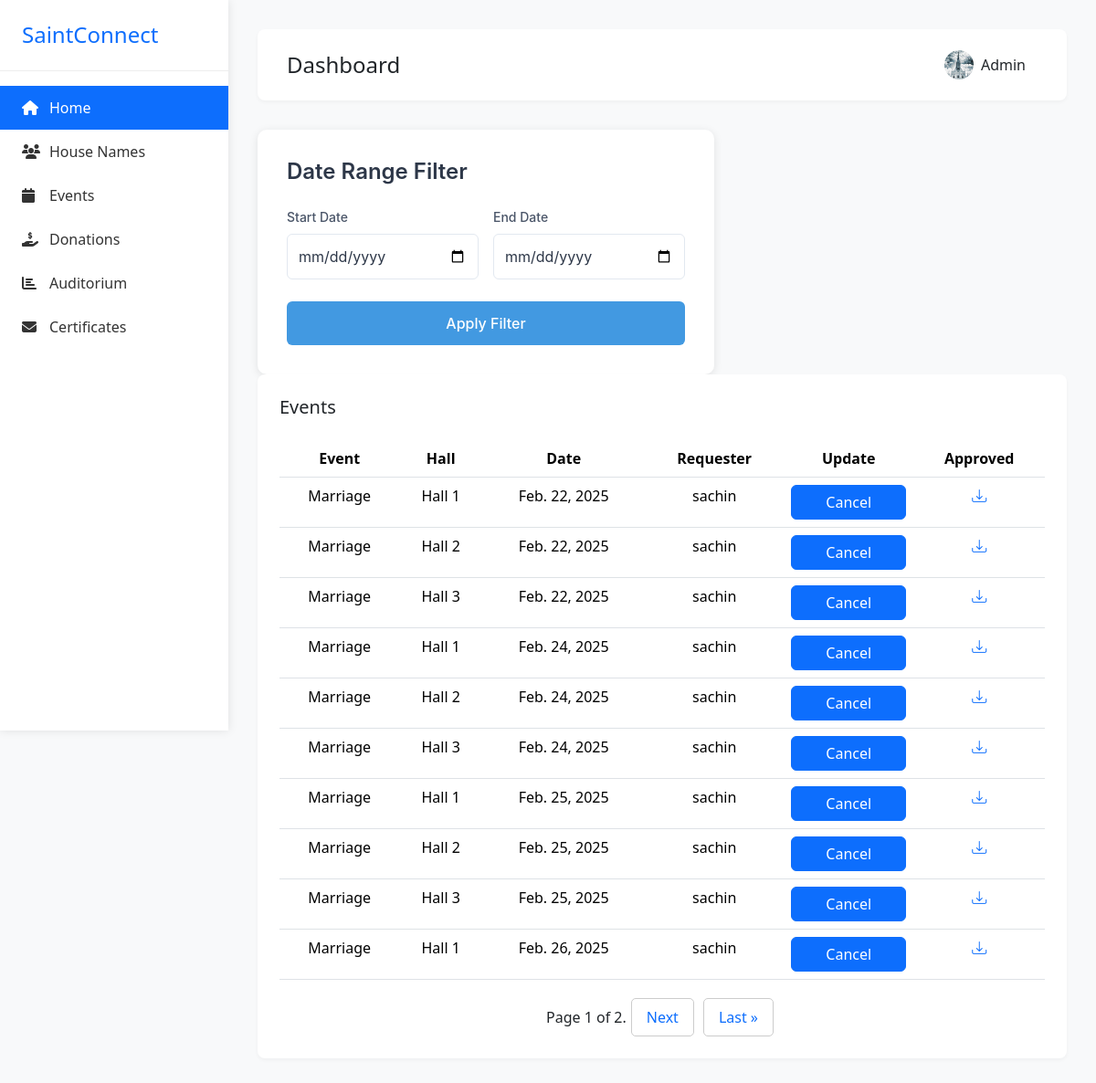
Screenshot of /event_list/ (signed in) with the database file from the repository.
### app/models.py (models this page shows, shortened)
class UserProfile_Model(models.Model):
    GENDER_CHOICES = [
        ('Male', 'Male'),
        ('Female', 'Female'),
        ('Others', 'Others'),
    ]
    ROLE_CHOICES = [
        ('Member', 'Member'),
        ('Staff', 'Staff'),
        ('Youth', 'Youth'),
        ('Committee Member', 'Committee Member'),
        ('Choir', 'Choir'),
    ]
    name=models.CharField(max_length=100,null=True)
    house_name=models.ForeignKey(House_Name,on_delete=models.CASCADE,null=True,blank=True)
    address=models.TextField(null=True)
    age=models.PositiveIntegerField(null=True)
    email=models.EmailField(null=True)
    gender=models.CharField(max_length=100,choices=GENDER_CHOICES,null=True)
    profile_picture=models.FileField(upload_to='images',null=True,blank=True)
    phone_number=models.PositiveIntegerField(null=True)
    role=models.CharField(max_length=100,choices=ROLE_CHOICES,null=True)
    date_of_birth=models.DateField(null=True,blank=True)
    user=models.OneToOneField(User,on_delete=models.CASCADE)
    created_date=models.DateField(auto_now_add=True)
    updated_date=models.DateField(auto_now=True)
    is_active=models.BooleanField(default=True)

class Event(models.Model):
    user=models.ForeignKey(User,on_delete=models.CASCADE)
    hall=models.ForeignKey(Auditorium,on_delete=models.CASCADE)
    event_name=models.CharField(max_length=100,null=True,blank=True)
    description=models.TextField(null=True,blank=True)
    date=models.DateField(null=True,blank=True)
    created_at = models.DateTimeField(auto_now_add=True,null=True, blank=True)
    updated_at = models.DateTimeField(auto_now=True,null=True, blank=True)
    is_approved = models.BooleanField(default=False)

class Auditorium(models.Model):
    name=models.CharField(max_length=100)
    def __str__(self):
        return self.name

### app/views.py (the view)
# urls.py: path('event_list/', Event_List_View.as_view(),name='event_list'),
@method_decorator(Login_required,name='dispatch')
class Event_List_View(View):
    def get(self, request, *args, **kwargs):
        start_date = request.GET.get('start_date')
        end_date = request.GET.get('end_date')
        if start_date and end_date:
            try:
                start_date = datetime.strptime(start_date, '%Y-%m-%d').date()
                end_date = datetime.strptime(end_date, '%Y-%m-%d').date()
                datas = Event.objects.filter(date__range=[start_date, end_date]).order_by('date')
            except ValueError:
                datas = Event.objects.all().order_by('date')  # If date parsing fails, return all events
        else:
            datas = Event.objects.all().order_by('date')  # Default: return all events
        paginator = Paginator(datas, 10)
        page_number = request.GET.get('page')
        page_obj = paginator.get_page(page_number)
        user = get_object_or_404(UserProfile_Model, user=request.user)
        return render(request, 'event_approval.html', {'page_obj': page_obj, 'user': user, 'start_date': start_date, 'end_date': end_date})

### app/views.py (called while the page is built)
def Login_required(fn):
    def wrapper(request,*args,**kwargs):
        if not request.user.is_authenticated:
            return redirect('login')
        else:
            return fn(request,*args,**kwargs)
    return wrapper

### app/templates/event_approval.html (shortened to what this page needs)
<!DOCTYPE html>
<html lang="en">
<head>
    <link href="https://cdnjs.cloudflare.com/ajax/libs/bootstrap/5.3.2/css/bootstrap.min.css" rel="stylesheet">
    <link href="https://cdnjs.cloudflare.com/ajax/libs/font-awesome/6.4.0/css/all.min.css" rel="stylesheet">
    <link rel="stylesheet" href="https://cdn.jsdelivr.net/npm/bootstrap-icons@1.11.3/font/bootstrap-icons.min.css">
</head>
<body>
    <div class="sidebar">
        <div class="sidebar-logo">
            <a class="sidebar-a" href="{% url 'home' %}">
                <h4 class="m-0 text-primary">SaintConnect</h4>
            </a>
        </div>
        <div class="sidebar-menu">
            <a href="{% url 'admin' %}" class="active"><i class="fas fa-home"></i> Home</a>
            <a href="{% url 'house_name' %}"><i class="fas fa-users"></i> House Names</a>
            <a href="{% url 'event_list' %}"><i class="fas fa-calendar"></i> Events</a>
            <a href="{% url 'donation_add' %}"><i class="fas fa-hand-holding-usd"></i> Donations</a>
            <a href="{% url 'auditorium_add' %}"><i class="fas fa-chart-bar"></i> Auditorium</a>
            <a href="{% url 'admin_approval' %}"><i class="fas fa-envelope"></i> Certificates</a>
        </div>
    </div>
    <div class="main-content">
        <div class="top-bar d-flex justify-content-between align-items-center">
            <h4 class="m-0">Dashboard</h4>
            <div class="profile-dropdown dropdown">
                <button class="btn dropdown-toggle d-flex align-items-center gap-2" type="button"
                    data-bs-toggle="dropdown">
                    {% if user.profile_picture %}
                    <div style="background-image: url('{{ user.profile_picture.url }}')" alt="Profile"
                        class="profile-img"></div>
                    <span>{{request.user}}</span>
                    {% else %}
                    <div style="border: 1px solid black;" alt="Profile" class="profile-img"></div>
                    <span>{{request.user}}</span>
                    {% endif %}
                </button>
            </div>
        </div>
        <div class="form-container">
            <h2 class="form-title">Date Range Filter</h2>
            <form method="get">
                <div class="date-inputs">
                    <div class="form-group">
                        <label for="start_date">Start Date</label>
                        <input type="date" id="start_date" name="start_date" value="{{ start_date|default:'' }}">
                    </div>
                    <div class="form-group">
                        <label for="end_date">End Date</label>
                        <input type="date" id="end_date" name="end_date" value="{{ end_date|default:'' }}">
                    </div>
                </div>
                <button type="submit">Apply Filter</button>
            </form>
        </div>
        <div class="table-container">
            <div class="d-flex justify-content-between align-items-center mb-4">
                <h5 class="m-0">Events</h5>
            </div>
            {% if page_obj %}
            <table class="table">
                <thead>
                    <tr>
                        <th>Event</th>
                        <th>Hall</th>
                        <th>Date</th>
                        <th>Requester</th>
                        <th>Update</th>
                        <th>Approved</th>
                    </tr>
                </thead>
                <tbody>
                    {% for i in page_obj %}
                    <tr>
                        <td>{{i.event_name}}</td>
                        <td>{{i.hall}}</td>
                        <td>{{i.date}}</td>
                        <td>{{i.user}}</td>
                        <td>
                            <form action="{% url 'event_approval' i.id %}" method="post">
                                <button class="btn btn-primary" type="submit">
                                    {% if i.is_approved %} Cancel {% else %} Approve {% endif %}
                                </button>
                            </form>
                        </td>
                        <td>
                            {% if i.is_approved %}
                            <a href=""><i class="bi bi-download"></i></a>
                            {% else %}
                            <p>Not Approved</p>
                            {% endif %}
                        </td>
                    </tr>
                    {% endfor %}
                </tbody>
            </table>
            <div class="pagination">
                <span class="current">
                    Page {{ page_obj.number }} of {{ page_obj.paginator.num_pages }}.
                </span>
                {% if page_obj.has_next %}
                <a href="?page={{ page_obj.next_page_number }}">Next</a>
                <a href="?page={{ page_obj.paginator.num_pages }}">Last &raquo;</a>
                {% endif %}
            </div>
            {% else %}
            <div>
                <p>No events found.</p>
            </div>
            {% endif %}
        </div>
    </div>
</body>
</html>

### app/templates/event_approval.html (style rules this page uses)
:root { --primary-color: #0d6efd; --sidebar-width: 250px; }
body { background-color: #f8f9fa; min-height: 100vh; }
.sidebar { width: var(--sidebar-width); background: #fff; position: fixed; top: 0; left: 0; height: 100vh; box-shadow: 0 0 10px rgba(0, 0, 0, 0.1); z-index: 1000; }
.sidebar-logo { padding: 1.5rem; border-bottom: 1px solid #eee; }
.sidebar-menu { padding: 1rem 0; }
.sidebar-menu a { padding: 0.75rem 1.5rem; color: #333; text-decoration: none; display: flex; align-items: center; transition: all 0.3s; }
.sidebar-menu a.active { background: var(--primary-color); color: white; }
.sidebar-menu i { width: 20px; margin-right: 10px; }
.main-content { margin-left: var(--sidebar-width); padding: 2rem; }
.top-bar { background: white; padding: 1rem 2rem; box-shadow: 0 2px 4px rgba(0, 0, 0, 0.04); margin-bottom: 2rem; border-radius: 0.5rem; }
.form-container { max-width: 500px; padding: 2rem; background: #ffffff; border-radius: 10px; box-shadow: 0 2px 10px rgba(0, 0, 0, 0.1); font-family: -apple-system, BlinkMacSystemFont, "Segoe UI", Roboto, sans-serif; }
.form-title { margin: 0 0 1.5rem 0; color: #2d3748; font-size: 1.5rem; font-weight: 600; }
.form-group { margin-bottom: 1.5rem; }
label { display: block; margin-bottom: 0.5rem; color: #4a5568; font-weight: 500; font-size: 0.875rem; }
input[type="date"] { width: 100%; padding: 0.75rem; border: 1px solid #e2e8f0; border-radius: 6px; font-size: 1rem; color: #2d3748; transition: all 0.2s; }
button { width: 100%; padding: 0.75rem; background-color: #4299e1; color: white; border: none; border-radius: 6px; font-size: 1rem; font-weight: 500; cursor: pointer; transition: background-color 0.2s; }
@media (min-width: 640px) { .date-inputs { display: grid; grid-template-columns: 1fr 1fr; gap: 1rem; } }
.table-container { background: white; border-radius: 0.5rem; padding: 1.5rem; box-shadow: 0 2px 4px rgba(0, 0, 0, 0.04); }
.profile-dropdown .dropdown-toggle::after { display: none; }
.profile-img { width: 32px; height: 32px; border-radius: 50%; object-fit: cover; background-position: center; background-size: cover; }
.sidebar-a { text-decoration: none; }
.table { text-align: center; }
.pagination { display: flex; align-items: center; justify-content: center; margin-top: 20px; }
.pagination a { color: #0d6efd; padding: 8px 16px; text-decoration: none; border: 1px solid #ccc; margin: 0 5px; border-radius: 5px; }

### rows the page displays
UserProfile_Model: profile_picture (picture)
Event: event_name "Marriage", hall "Hall 1", date "Feb. 22, 2025", user "sachin", is_approved "Cancel"
Event: event_name "Marriage", hall "Hall 2", date "Feb. 22, 2025", user "sachin", is_approved "Cancel"
Event: event_name "Marriage", hall "Hall 3", date "Feb. 22, 2025", user "sachin", is_approved "Cancel"
Event: event_name "Marriage", hall "Hall 1", date "Feb. 24, 2025", user "sachin", is_approved "Cancel"
Event: event_name "Marriage", hall "Hall 2", date "Feb. 24, 2025", user "sachin", is_approved "Cancel"
Event: event_name "Marriage", hall "Hall 3", date "Feb. 24, 2025", user "sachin", is_approved "Cancel"
Event: event_name "Marriage", hall "Hall 1", date "Feb. 25, 2025", user "sachin", is_approved "Cancel"
Event: event_name "Marriage", hall "Hall 2", date "Feb. 25, 2025", user "sachin", is_approved "Cancel"
Event: event_name "Marriage", hall "Hall 3", date "Feb. 25, 2025", user "sachin", is_approved "Cancel"
Event: event_name "Marriage", hall "Hall 1", date "Feb. 26, 2025", user "sachin", is_approved "Cancel"

### other values shown
{{ request.user }} "Admin"
{{ page_obj.number }} "1"
{{ page_obj.paginator.num_pages }} "2"
